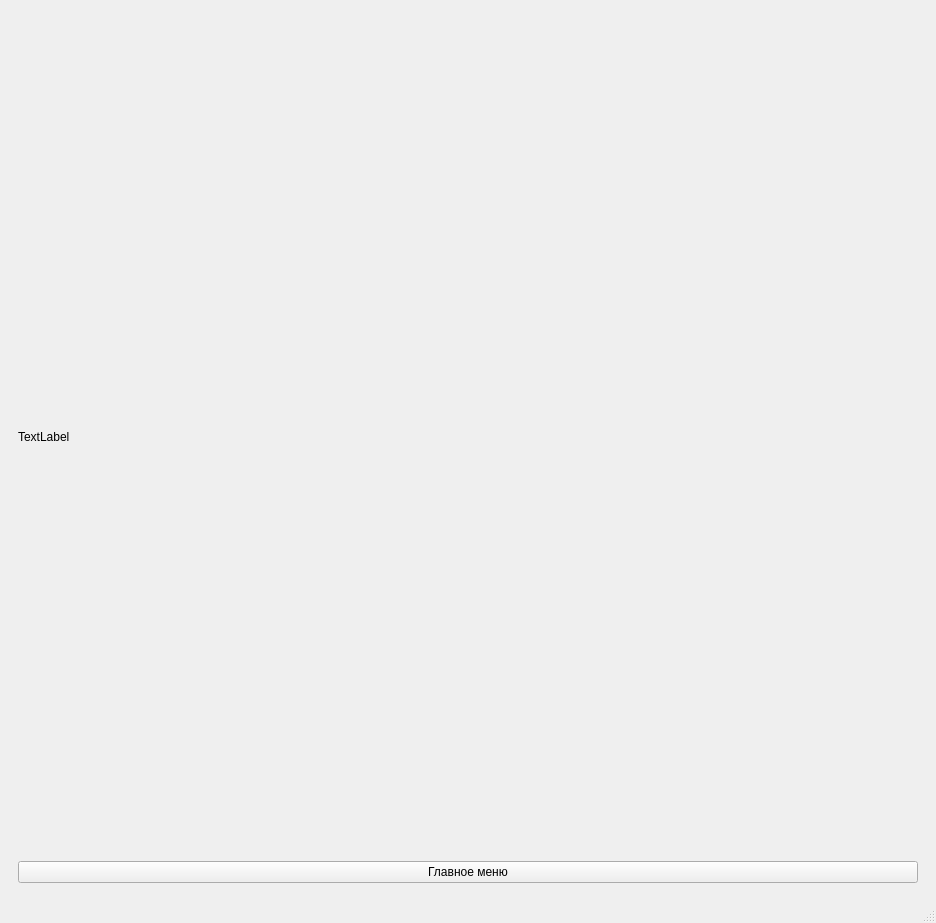
<?xml version="1.0" encoding="UTF-8"?>
<ui version="4.0">
 <class>MainWindow</class>
 <widget class="QMainWindow" name="MainWindow">
  <property name="geometry">
   <rect>
    <x>0</x>
    <y>0</y>
    <width>936</width>
    <height>923</height>
   </rect>
  </property>
  <property name="windowTitle">
   <string>MainWindow</string>
  </property>
  <widget class="QWidget" name="centralwidget">
   <layout class="QHBoxLayout" name="horizontalLayout">
    <item>
     <widget class="QWidget" name="widget" native="true">
      <layout class="QVBoxLayout" name="verticalLayout_2">
       <item>
        <layout class="QVBoxLayout" name="verticalLayout">
         <property name="leftMargin">
          <number>0</number>
         </property>
         <property name="rightMargin">
          <number>0</number>
         </property>
         <property name="bottomMargin">
          <number>0</number>
         </property>
         <item>
          <layout class="QVBoxLayout" name="verticalLayout_4">
           <item>
            <widget class="QLabel" name="img_lbl">
             <property name="sizePolicy">
              <sizepolicy hsizetype="Minimum" vsizetype="MinimumExpanding">
               <horstretch>0</horstretch>
               <verstretch>0</verstretch>
              </sizepolicy>
             </property>
             <property name="text">
              <string>TextLabel</string>
             </property>
            </widget>
           </item>
           <item>
            <layout class="QHBoxLayout" name="horizontalLayout_3">
             <item>
              <widget class="QPushButton" name="exit_btn">
               <property name="text">
                <string>Главное меню</string>
               </property>
              </widget>
             </item>
            </layout>
           </item>
          </layout>
         </item>
        </layout>
       </item>
      </layout>
     </widget>
    </item>
   </layout>
  </widget>
  <widget class="QMenuBar" name="menubar">
   <property name="geometry">
    <rect>
     <x>0</x>
     <y>0</y>
     <width>936</width>
     <height>21</height>
    </rect>
   </property>
  </widget>
  <widget class="QStatusBar" name="statusbar"/>
 </widget>
 <resources/>
 <connections/>
</ui>
